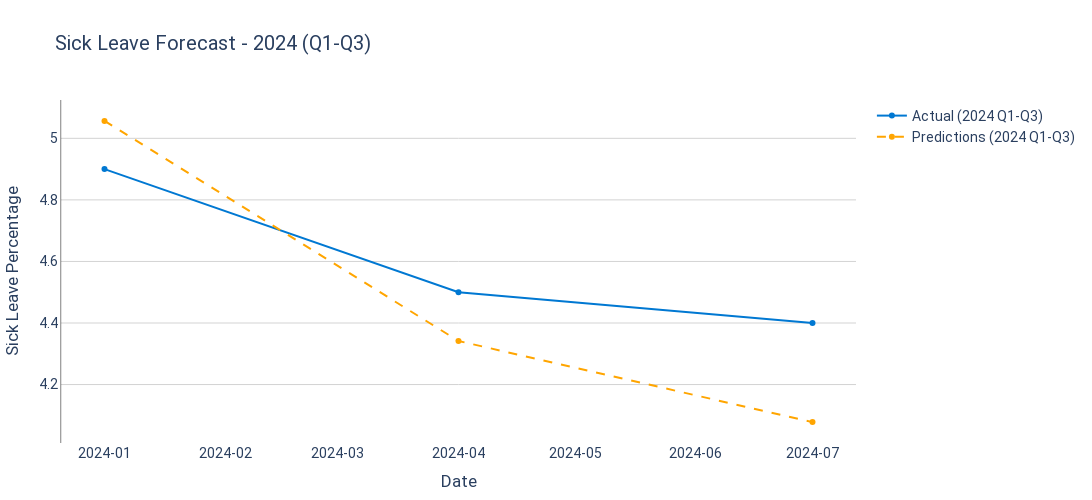

Notebook code cell kept with this figure:
### Code cell
# %%
# 16. Visualization for 2024 (Q1-Q3)
fig_2024 = go.Figure()

# Add actual sick leave percentage for Q1-Q3 2024
fig_2024.add_trace(go.Scatter(
    x=forecast_df_2024.index,
    y=forecast_df_2024[target_column],
    mode='lines+markers',
    name='Actual (2024 Q1-Q3)',
    line=dict(color='#0078d2', width=2)
))

# Add predictions for Q1-Q3 2024
fig_2024.add_trace(go.Scatter(
    x=forecast_df_2024.index,
    y=y_pred_2024,
    mode='lines+markers',
    name='Predictions (2024 Q1-Q3)',
    line=dict(color='orange', width=2, dash='dash')
))

# Update layout
fig_2024.update_layout(
    title='Sick Leave Forecast - 2024 (Q1-Q3)',
    xaxis_title='Date',
    yaxis_title='Sick Leave Percentage',
    plot_bgcolor='white',
    xaxis=dict(showgrid=False, tickformat="%Y-%m"),
    yaxis=dict(showgrid=True, gridcolor='lightgrey', showline=True, linewidth=0.5, linecolor='black'),
    font=dict(family="Roboto", size=14),
    margin=dict(l=50, r=50, t=100, b=50),
    width=1100, height=500
)

fig_2024.show()

### Figure 1 — Plotly figure (JSON) as saved in the notebook; plotly's stock layout.template omitted (floating-point values rounded to 4 significant figures)
{"data": [{"line": {"color": "#0078d2", "width": 2}, "mode": "lines+markers", "name": "Actual (2024 Q1-Q3)", "type": "scatter", "x": ["2024-01-01T00:00:00", "2024-04-01T00:00:00", "2024-07-01T00:00:00"], "y": [4.9, 4.5, 4.4]}, {"line": {"color": "orange", "dash": "dash", "width": 2}, "mode": "lines+markers", "name": "Predictions (2024 Q1-Q3)", "type": "scatter", "x": ["2024-01-01T00:00:00", "2024-04-01T00:00:00", "2024-07-01T00:00:00"], "y": [5.057, 4.342, 4.078]}], "layout": {"font": {"family": "Roboto", "size": 14}, "height": 500, "margin": {"b": 50, "l": 50, "r": 50, "t": 100}, "plot_bgcolor": "white", "title": {"text": "Sick Leave Forecast - 2024 (Q1-Q3)"}, "width": 1100, "xaxis": {"showgrid": false, "tickformat": "%Y-%m", "title": {"text": "Date"}}, "yaxis": {"gridcolor": "lightgrey", "linecolor": "black", "linewidth": 0.5, "showgrid": true, "showline": true, "title": {"text": "Sick Leave Percentage"}}}}
